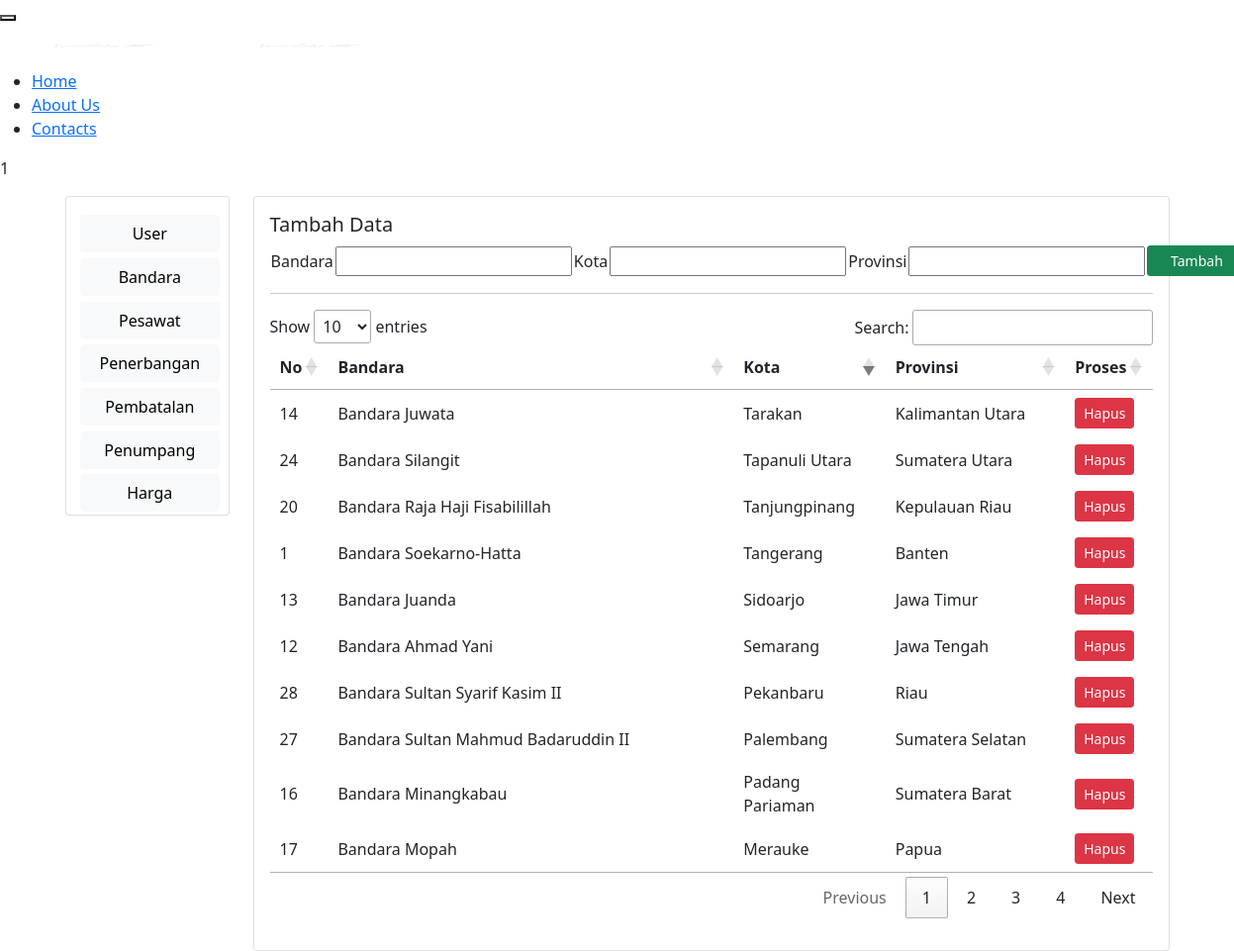
/site/bandara.php, run on the app's committed database.
### tables this page shows
CREATE TABLE `bandara` (
  `id_bandara` int(50) NOT NULL,
  `nama` varchar(100) NOT NULL,
  `kota` varchar(50) NOT NULL,
  `provinsi` varchar(50) NOT NULL
);

### site/bandara.php (the view, shortened to what this page needs)
<!DOCTYPE html>
<html>
<head>
	<link href="https://cdn.jsdelivr.net/npm/bootstrap@5.0.2/dist/css/bootstrap.min.css" rel="stylesheet">
</head>
<body>
	<?= include "header.php"; ?>
	<main>
		<div class="container mt-3">
			<div class="row">
				<div class="col-sm-2">
                    <div class="card">
						<?php include "dasboardadmin.php"; ?>
					</div>
                </div>
				<div class="col-sm-10">
					<div class="card">
						<div class="card-body">
							<h5 class="card-tittle">Tambah Data</h5>
                            <form action="" method="post" enctype="multipart/form-data">
                                <table>
                                    <tr>
                                     <td>Bandara</td>
                                        <td><input type="text" name="nama"></td>
                                    <td>Kota</td>
                                        <td><input type="text" name="kota"></td>
                                    <td>Provinsi</td>
                                        <td><input type="text" name="provinsi"></td>
                                    <td>
                                        <input style="width:100px" type="submit" name="proses" value="Tambah" class="btn btn-success btn-sm">
                                    </td>
                                    </tr>
                                </table>
                            </form>
							<hr>
							<table id="tabel-data">
                                <thead class="thead-dark">
                                    <tr>
                                        <th>No</th>
                                        <th>Bandara</th>
                                        <th>Kota</th>
                                        <th>Provinsi</th>
                                        <th>Proses</th>
                                    </tr>
                                </thead>
                                <tbody>
                                    <?php
                                    include_once('koneksi.php');
                                    $sql = mysqli_query($koneksi, "SELECT * FROM bandara");
                                    foreach ($sql as $row) {
                                    ?>
                                        <tr>
                                            <td><?= $row["id_bandara"]; ?></td>
                                            <td><?= $row["nama"]; ?></td>
                                            <td><?= $row["kota"]; ?></td>
                                            <td><?= $row["provinsi"]; ?></td>
                                            <td>
                        						<a href="hpsbandara.php?id=<?= $row['id_bandara']; ?>" onclick="return confirm ('Apakah Anda yakin akan menghapus data?')" class="btn btn-danger btn-sm">Hapus</a>
                                            </td>
                                        </tr>
                                    <?php } ?>
                            </table>
						</div>
					</div>
				</div>
			</div>
		</div>
	</main>
    <link rel="stylesheet" type="text/css" media="screen" href="https://cdn.datatables.net/1.10.24/css/jquery.dataTables.min.css">
</body>
</html>

### site/header.php (shortened to what this page needs)
<!DOCTYPE html>
<html lang="en">
<head>
</head>
<body>
      <header class="section page-header">
        <div class="rd-navbar-wrap rd-navbar-corporate">
          <nav class="rd-navbar" data-layout="rd-navbar-fixed" data-sm-layout="rd-navbar-fixed" data-md-layout="rd-navbar-fixed" data-md-device-layout="rd-navbar-fixed" data-lg-layout="rd-navbar-fullwidth" data-xl-layout="rd-navbar-static" data-lg-device-layout="rd-navbar-fixed" data-xl-device-layout="rd-navbar-static" data-md-stick-up-offset="130px" data-lg-stick-up-offset="100px" data-stick-up="true" data-sm-stick-up="true" data-md-stick-up="true" data-lg-stick-up="true" data-xl-stick-up="true">
            <div class="rd-navbar-inner">
              <div class="rd-navbar-panel">
                <button class="rd-navbar-toggle" data-rd-navbar-toggle=".rd-navbar-nav-wrap"><span></span></button>
                <div class="rd-navbar-brand"><a class="brand-name" href="index.html"><img class="logo-default" src="images/logo/traveloke.png" alt="" width="208" height="46"/><img class="logo-inverse" src="images/logo/traveloke.png" alt="" width="208" height="46"/></a></div>
              </div>
              <div class="rd-navbar-aside-center">
                <div class="rd-navbar-nav-wrap">
                  <ul class="rd-navbar-nav">
                    <li class="active"><a href="index.php">Home</a>
                    </li>
                    <li><a href="about-us.php">About Us</a>
                    </li>
                    <li><a href="contacts.php">Contacts</a>
                    </li>
                  </ul>
                </div>
              </div>
            </div>
          </nav>
        </div>
      </header>
</body>
</html>

### site/dasboardadmin.php (shortened to what this page needs)
<!DOCTYPE html>
<html>
<head>
	<link href="https://cdn.jsdelivr.net/npm/bootstrap@5.0.2/dist/css/bootstrap.min.css" rel="stylesheet">
</head>
<body>
	<main style="margin: -10%;">
			<div class="container mt-3">
				<div class="row">
						<div class="card-body">
							<a href="user.php">
								<button style="width: 100%; margin: 2%;" type="button" class="btn btn-light">User</button>
							</a>
							<a href="bandara.php">
								<button style="width: 100%; margin: 2%;" type="button" class="btn btn-light">Bandara</button>
							</a>
							<a href="pesawat.php">
								<button style="width: 100%; margin: 2%;" type="button" class="btn btn-light">Pesawat</button>
							</a>
							<a href="penerbangan.php">
								<button style="width: 100%; margin: 2%;" type="button" class="btn btn-light">Penerbangan</button>
							</a>
							<a href="pembatalan.php">
								<button style="width: 100%; margin: 2%;" type="button" class="btn btn-light">Pembatalan</button>
							</a>
							<a href="penumpang.php">
								<button style="width: 100%; margin: 2%;" type="button" class="btn btn-light">Penumpang</button>
							</a>
							<a href="harga.php">
								<button style="width: 100%; margin: 2%;" type="button" class="btn btn-light">Harga</button>
							</a>
						</div>
				</div>
			</div>
	</main>
</body>
</html>

### data on the page
bandara: id_bandara "1", nama "Bandara Soekarno-Hatta", kota "Tangerang", provinsi "Banten"
bandara: id_bandara "12", nama "Bandara Ahmad Yani", kota "Semarang", provinsi "Jawa Tengah"
bandara: id_bandara "13", nama "Bandara Juanda", kota "Sidoarjo", provinsi "Jawa Timur"
bandara: id_bandara "14", nama "Bandara Juwata", kota "Tarakan", provinsi "Kalimantan Utara"
bandara: id_bandara "16", nama "Bandara Minangkabau", kota "Padang Pariaman", provinsi "Sumatera Barat"
bandara: id_bandara "17", nama "Bandara Mopah", kota "Merauke", provinsi "Papua"
bandara: id_bandara "20", nama "Bandara Raja Haji Fisabilillah", kota "Tanjungpinang", provinsi "Kepulauan Riau"
bandara: id_bandara "24", nama "Bandara Silangit", kota "Tapanuli Utara", provinsi "Sumatera Utara"
bandara: id_bandara "27", nama "Bandara Sultan Mahmud Badaruddin II", kota "Palembang", provinsi "Sumatera Selatan"
bandara: id_bandara "28", nama "Bandara Sultan Syarif Kasim II", kota "Pekanbaru", provinsi "Riau"

### other printed values
include "header.php" "1"
